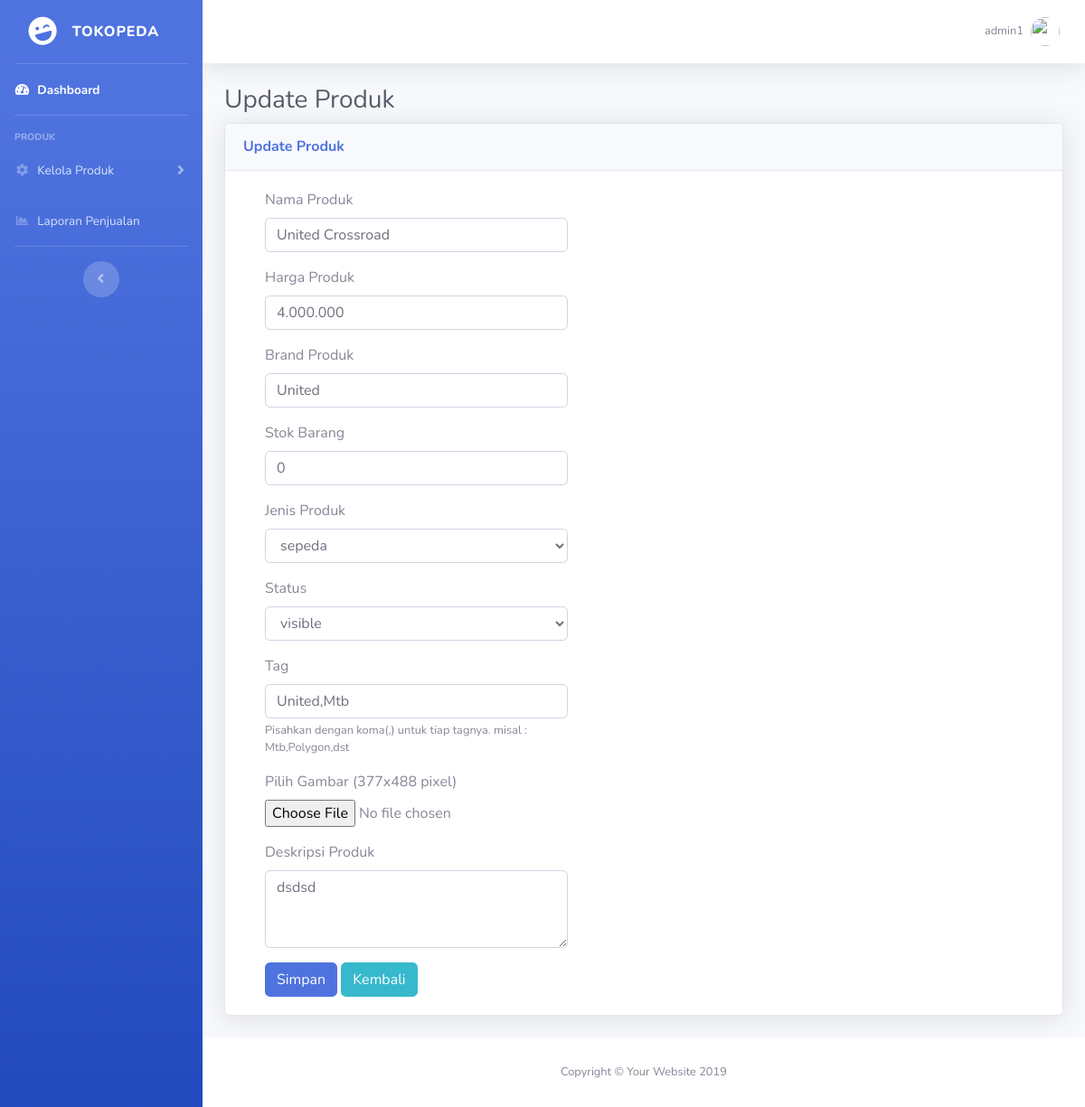
The page /public/AdminPage/formUpdate/11 (signed in) on the database its author committed.
### tables this page shows
CREATE TABLE `product` (
  `product_id` int(11) NOT NULL,
  `product_name` varchar(255) NOT NULL,
  `product_price` varchar(255) NOT NULL,
  `stock` int(11) NOT NULL,
  `kind` varchar(255) NOT NULL,
  `status` enum('hidden','visible','','') NOT NULL,
  `weight` float NOT NULL,
  `product_brand` varchar(255) NOT NULL,
  `date_created` datetime NOT NULL DEFAULT CURRENT_TIMESTAMP,
  `updated_at` datetime NOT NULL DEFAULT CURRENT_TIMESTAMP,
  `description` varchar(255) NOT NULL,
  `tags` varchar(255) NOT NULL,
  `product_image` varchar(255) NOT NULL
);

### app/core/Controller.php (called while the page is built, shortened)
<?php
class Controller{
    public function view($view,$data=[]){
        require_once "../app/views/".$view.".php";
    }
    public function model($model){
        return new $model;
    }
}

### app/controllers/AdminPage.php (called while the page is built, shortened)
<?php
class AdminPage extends Controller{
    public function formUpdate($id){
        $data["product"] = $this->model("Produk_model")->getProductById($id);
        $this->view("admin-page/form-update",$data);
    }
}

### app/core/App.php (called while the page is built, shortened)
<?php
class App{
    protected $method = "index";
    protected $params = [];
    public function __construct(){
        $url = $this->parseURL();
        if(file_exists("../app/controllers/".$url[0].".php")){
            unset($url[0]);
        }
        $this->controller = new $this->controller;
        if(isset($url[1]) ){
            if(method_exists($this->controller,$url[1])){
                $this->method = $url[1];
                unset($url[1]);
            }
        }
        if(!empty($url)){
            $this->params = array_values($url);
        }
        call_user_func_array([$this->controller,$this->method],$this->params);
    }
    public function parseURL(){
        if(isset($_GET["url"])){
            $url = rtrim($_GET['url'],"/");
            $url = filter_var($url,FILTER_SANITIZE_URL);
            $url = explode("/",$url);
            return $url;
        }
    }
}

### public/index.php (called while the page is built, shortened)
<?php
$app = new App;

### app/core/Database.php (called while the page is built, shortened)
<?php
class Database{
    private $host = DB_HOST;
    private $username = DB_USERNAME;
    private $password = DB_PASSWORD;
    private $db_name = DB_NAME;
    private $dbh;
    private $stmt;
    public function __construct(){
        $dsn = "mysql:host=".$this->host.";dbname=".$this->db_name;
        $option = [
            PDO::ATTR_PERSISTENT => true,
            PDO::ATTR_ERRMODE => PDO::ERRMODE_EXCEPTION
        ];
        try{
            $this->dbh = new PDO($dsn,$this->username,$this->password,$option);
        } catch(PDOException $e) {
            die($e->getmessage());
        }
    }
    public function query($query){
        $this->stmt = $this->dbh->prepare($query);
    }
    public function bind($param,$value,$type=null){
        if(is_null($type)){
            switch(true){
                default:
                    $type = PDO::PARAM_STR;
            }
        }
        $this->stmt->bindValue($param,$value,$type);
    }
    public function execute(){
        $this->stmt->execute();
    }
    public function single(){
        $this->execute();
        return $this->stmt->fetch(PDO::FETCH_ASSOC);
    }
}

### app/models/Produk_model.php (called while the page is built, shortened)
<?php
class Produk_model{
    private $table = "product";
    private $db;
    public function __construct(){
        $this->db = new Database;
    }
    public function getProductById($id){
        $this->db->query("SELECT * FROM ".$this->table." WHERE product_id=:id");
        $this->db->bind("id",$id);
        return $this->db->single();
    }
}

### app/views/admin-page/form-update.php (the view, shortened to what this page needs)
<div class="container-fluid">
   <h1 class="h3 mb-2 text-gray-800">Update Produk</h1>
   <div class="card shadow mb-4">
       <div class="card-header py-3">
           <h6 class="m-0 font-weight-bold text-primary">Update Produk</h6>
       </div>
       <div class="card-body">
           <div class="container">
               <div class="row">
                   <div class="col-md-5">
                       <form action="<?= BASE_URL ?>/AdminPage/ubah" method="POST">
                           <div class="form-group">
                               <label for="nama-produk">Nama Produk</label>
                               <input type="text" class="form-control" id="nama-produk" name="nama-produk" value="<?=$data["product"]["product_name"]?>" required>
                           </div>
                           <div class="form-group">
                               <label for="harga-produk">Harga Produk</label>
                               <input type="text" class="form-control" id="harga-produk" name="harga-produk" value="<?=$data["product"]["product_price"]?>" required>
                           </div>
                           <div class="form-group">
                               <label for="brand-produk">Brand Produk</label>
                               <input type="text" class="form-control" id="brand-produk" name="brand-produk" value="<?=$data["product"]["product_brand"]?>" required>
                           </div>
                           <div class="form-group">
                               <label for="stock">Stok Barang</label>
                               <input type="text" class="form-control" id="stock" name="stock" value="<?=$data["product"]["stock"]?>" required>
                           </div>
                           <div class="form-group">
                               <label for="jenis-produk">Jenis Produk</label>
                               <select class="form-control" id="jenis-produk" name="jenis-produk" required>
                                   <option value="sepeda">sepeda</option>
                               </select>
                           </div>
                           <div class="form-group">
                               <label for="status">Status</label>
                               <select class="form-control" name="status" id="status" required>
                                   <option value="visible">visible</option>
                               </select>
                           </div>
                           <div class="form-group">
                               <label for="tag">Tag</label>
                               <input type="text" class="form-control" id="tag" name="tag" value="<?=$data["product"]["tags"]?>" required>
                               <small id="emailHelp" class="form-text text-muted">Pisahkan dengan koma(,) untuk tiap tagnya. misal : Mtb,Polygon,dst</small>
                           </div>
                           <div class="form-group">
                               <label for="gambar-produk">Pilih Gambar (377x488 pixel)</label>
                               <input type="file" class="form-control-file" id="gambar-produk">
                           </div>
                           <div class="form-group">
                               <label for="deskripsi">Deskripsi Produk</label>
                               <textarea class="form-control" id="deskripsi" name="deskripsi" rows="3" style="text-align:left"><?=$data["product"]["description"]?></textarea>
                           </div>
                           <button type="submit" class="btn btn-primary">Simpan</button>
                           <a href="<?=BASE_URL?>/AdminPage/edit" class="btn btn-info">Kembali</a>
                       </form>
                   </div>
               </div>
           </div>
       </div>
   </div>
</div>

### rows shown on the page
product: nama-produk "United Crossroad", harga-produk "4.000.000", brand-produk "United", stock "0", tag "United,Mtb", deskripsi "dsdsd"

### other values the page prints
$_SESSION["username"] "admin1"
